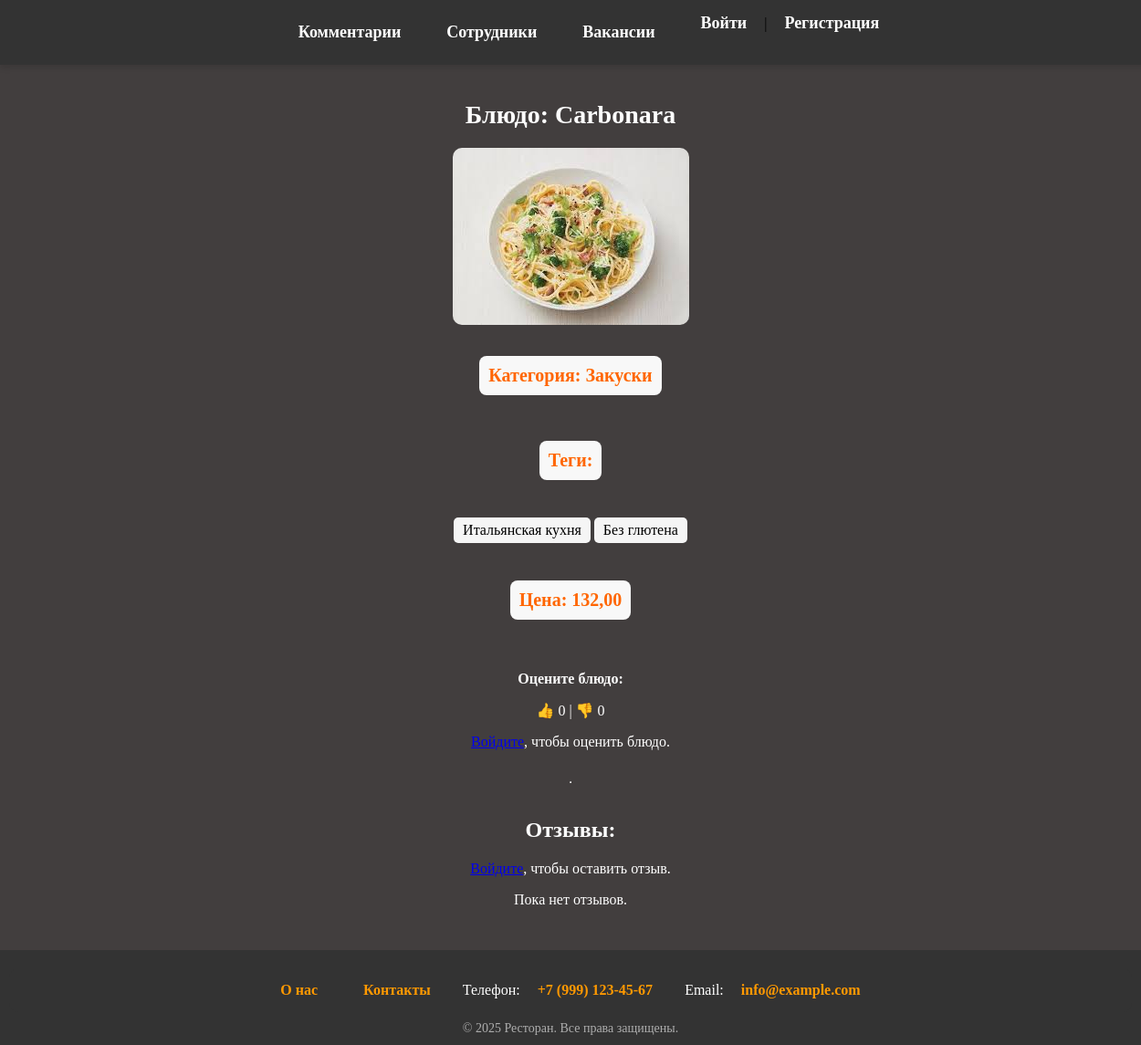
The app's page /carbonara with its own data.
### menu/models.py (models this page shows, shortened)
class Dish(models.Model):
    name = models.CharField(max_length=40, unique=True, verbose_name='Название')
    category = models.ForeignKey(Category, on_delete=models.CASCADE, related_name='dishes', null=True, verbose_name='Категория')
    price = models.DecimalField(max_digits=7, decimal_places=2, verbose_name='Цена')
    photo = models.ImageField(upload_to='menu/', blank=True, null=True, verbose_name='Фото')
    tags = models.ManyToManyField(Tag, related_name="dishes", blank=True)
    class Meta:
        verbose_name = "Блюдо"
        verbose_name_plural = "Блюда"

class Category(models.Model):
    name = models.CharField(max_length=10)
    class Meta:
        verbose_name = "Категория"
        verbose_name_plural = "Категории"

class Tag(models.Model):
    name = models.CharField(max_length=40, unique=True)
    class Meta:
        verbose_name = "Тег"
        verbose_name_plural = "Теги"

### menu/views.py (the view, shortened to what this page needs)
# urls.py: path('<dish:dish>', views.DishDetailView.as_view(), name='dish_detail')
class DishDetailView(DataMixin, DetailView):
    model = Dish
    template_name = 'dish_detail.html'
    context_object_name = 'dish'
    slug_field = 'name'
    slug_url_kwarg = 'dish'
    def get_context_data(self, **kwargs):
        context = super().get_context_data(**kwargs)
        dish = self.object
        user = self.request.user
        context['form'] = DishReviewForm()
        context['reviews'] = dish.reviews.all().order_by('-date')
        context['likes'] = dish.reactions.filter(type='like').count()
        context['dislikes'] = dish.reactions.filter(type='dislike').count()
        context['user_reaction'] = None
        if user.is_authenticated:
            context['user_reaction'] = DishReaction.objects.filter(dish=dish, user=user).first()
        return context

### menu/converters.py (called while the page is built)
    def to_python(self, value):
        if Dish.objects.filter(name=value).exists():
            return value
        return Http404()

### menu/templates/dish_detail.html (shortened to what this page needs)
{% extends "base.html" %}
{% load static %}
{% block content %}
    <div class="dish-container">
        <h1 class="comments-header">Блюдо: {{ dish.name|capfirst }}</h1>
        <div class="dish-photo">
            <img src="{% static dish.photo %}" alt="Фото блюда">
        </div>
        <div class="dish-more-container">
        <div class="dish-detail">
            <p class="dish_detail_category"><strong>Категория:</strong> {{ dish.category.name }}</p>
        </div>
        <div class="dish-detail">
            <p class="dish_detail_category"><strong>Теги:</strong></p>
            <ul class="dish-tags">
                {% for p in dish.tags.all %}
                    <li>{{ p.name }}</li>
                {% empty %}
                    <li>Нет тегов</li>
                {% endfor %}
            </ul>
        </div>
        <div class="dish-detail">
            <p class="dish_detail_price"><strong>Цена:</strong> {{ dish.price }}</p>
        </div>
        </div>
        <div class="dish-detail">
    <p><strong>Оцените блюдо:</strong></p>
    <p>👍 {{ likes }} | 👎 {{ dislikes }}</p>
    {% if user.is_authenticated %}
        <form method="post" style="display: inline;">
            {% csrf_token %}
            <input type="hidden" name="reaction" value="like">
            <button type="submit" {% if user_reaction and user_reaction.type == 'like' %}disabled{% endif %}>👍 Лайк</button>
        </form>
        <form method="post" style="display: inline;">
            {% csrf_token %}
            <input type="hidden" name="reaction" value="dislike">
            <button type="submit" {% if user_reaction and user_reaction.type == 'dislike' %}disabled{% endif %}>👎 Дизлайк</button>
        </form>
    {% else %}
        <p><a href="{% url 'users:login' %}?next={{ request.path }}">Войдите</a>, чтобы оценить блюдо.</p>
    {% endif %}
</div>
<hr>
<div class="dish-detail">
    <h2>Отзывы:</h2>
    {% if user.is_authenticated %}
        <form method="post">
            {% csrf_token %}
            <textarea name="text" rows="3" placeholder="Оставьте отзыв..." required>{{ form.text.value }}</textarea>
            <button type="submit" name="review">Отправить отзыв</button>
        </form>
    {% else %}
        <p><a href="{% url 'users:login' %}?next={{ request.path }}">Войдите</a>, чтобы оставить отзыв.</p>
    {% endif %}
    <div>
        {% for review in reviews %}
            <p>
                <strong>{{ review.user.username }}</strong> ({{ review.date|date:"d.m.Y H:i" }}):<br>
                {{ review.text }}
            </p>
        {% empty %}
            <p>Пока нет отзывов.</p>
        {% endfor %}
        </div>
    </div>
    </div>
{% endblock %}

### static/styles/style.css (style rules this page uses)
html, body { height: 100%; margin: 0; }
body { background: #423e3e; display: flex; flex-direction: column; min-height: 100%; }
.dish_detail_category { font-size: 20px; font-weight: bold; color: #ff6600; text-align: center; background: #f8f8f8; padding: 10px; border-radius: 8px; display: inline-block; }
.dish_detail_price { font-size: 20px; font-weight: bold; color: #ff6600; text-align: center; background: #f8f8f8; padding: 10px; border-radius: 8px; display: inline-block; }
.comments-header { font-size: 28px; color: white; text-align: center; margin-bottom: 20px; }

### templates/base.html (style rules this page uses)
.dish-container { display: flex; flex-direction: column; align-items: center; max-width: 500px; margin: 0 auto; }
.dish-photo img { width: 100%; max-width: 400px; height: auto; border-radius: 10px; }
.dish-detail { width: 100%; text-align: center; margin: 10px 0; color: white; }
.dish-tags { list-style-type: none; padding: 0; color: black; }
.dish-tags li { background: #f5f5f5; padding: 5px 10px; margin: 5px 0; border-radius: 5px; display: inline-block; }

### records on screen
Dish: name "Carbonara", photo (picture), category.name "Закуски", price "132,00"
Tag: name "Итальянская кухня"
Tag: name "Без глютена"

### other values on screen
{{ likes }} "0"
{{ dislikes }} "0"
